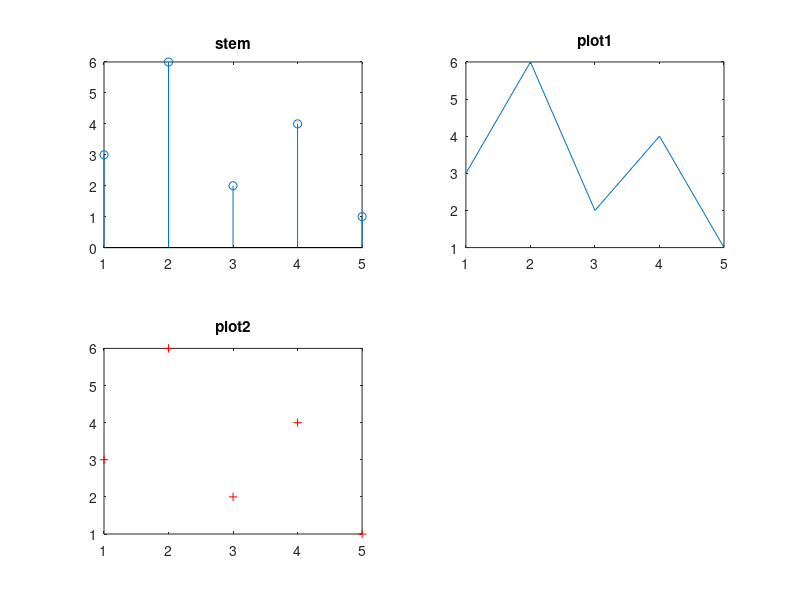

Write MATLAB code to recreate this figure.
%Plot three signals 

subplot(2,2,1);
stem(1:5,[3 6 2 4 1]);
title('stem');

subplot(2,2,2)
plot(1:5,[3 6 2 4 1]);
title('plot1');

subplot(2,2,3);
plot(1:5,[3 6 2 4 1],'r+');
title('plot2');
